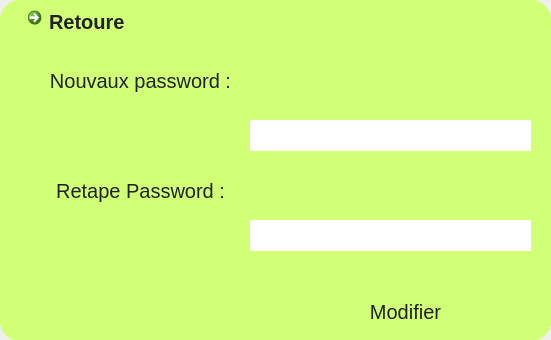
<?xml version="1.0" encoding="UTF-8"?>
<ui version="4.0">
 <class>Dialog</class>
 <widget class="QDialog" name="Dialog">
  <property name="geometry">
   <rect>
    <x>0</x>
    <y>0</y>
    <width>551</width>
    <height>340</height>
   </rect>
  </property>
  <property name="windowTitle">
   <string>Dialog</string>
  </property>
  <widget class="QStackedWidget" name="stackedWidget">
   <property name="geometry">
    <rect>
     <x>0</x>
     <y>0</y>
     <width>551</width>
     <height>341</height>
    </rect>
   </property>
   <property name="styleSheet">
    <string notr="true">
color:rgb(33, 33, 41);
font-family: 'Sans-Serif';
 font-size: 20px;    
 background-color: rgb(209, 255, 117);;
border-radius:20px;
font-color:white;


</string>
   </property>
   <property name="currentIndex">
    <number>2</number>
   </property>
   <widget class="QWidget" name="page">
    <widget class="QPushButton" name="pushButton">
     <property name="geometry">
      <rect>
       <x>354</x>
       <y>220</y>
       <width>111</width>
       <height>23</height>
      </rect>
     </property>
     <property name="text">
      <string>Connection</string>
     </property>
    </widget>
    <widget class="QPushButton" name="pushButton_32">
     <property name="geometry">
      <rect>
       <x>10</x>
       <y>40</y>
       <width>111</width>
       <height>41</height>
      </rect>
     </property>
     <property name="toolTip">
      <string>&lt;html&gt;&lt;head/&gt;&lt;body&gt;&lt;p&gt;&lt;span style=&quot; color:#d1d938;&quot;&gt;employees&lt;/span&gt;&lt;/p&gt;&lt;/body&gt;&lt;/html&gt;</string>
     </property>
     <property name="styleSheet">
      <string notr="true">QPushButton{
color:rgb(33, 33, 41);
font-family: 'Sans-Serif';
 font-size: 24px;    
 background-color: transparent;
border-radius:20px;
font-color:white;


}</string>
     </property>
     <property name="text">
      <string>CIN:</string>
     </property>
    </widget>
    <widget class="QLineEdit" name="password">
     <property name="geometry">
      <rect>
       <x>210</x>
       <y>110</y>
       <width>281</width>
       <height>31</height>
      </rect>
     </property>
     <property name="styleSheet">
      <string notr="true">QLineEdit {
    font-family: 'Sans-Serif';
    font-size: 20px;
    background-color: white;  /* Couleur de fond blanche */
    border-radius: 20px;
}
</string>
     </property>
     <property name="echoMode">
      <enum>QLineEdit::EchoMode::Normal</enum>
     </property>
    </widget>
    <widget class="QPushButton" name="pushButton_37">
     <property name="geometry">
      <rect>
       <x>20</x>
       <y>110</y>
       <width>171</width>
       <height>41</height>
      </rect>
     </property>
     <property name="toolTip">
      <string>&lt;html&gt;&lt;head/&gt;&lt;body&gt;&lt;p&gt;&lt;span style=&quot; color:#d1d938;&quot;&gt;employees&lt;/span&gt;&lt;/p&gt;&lt;/body&gt;&lt;/html&gt;</string>
     </property>
     <property name="styleSheet">
      <string notr="true">QPushButton{
color:rgb(33, 33, 41);
font-family: 'Sans-Serif';
 font-size: 24px;    
 background-color: transparent;
border-radius:20px;
font-color:white;


}</string>
     </property>
     <property name="text">
      <string>PASSWORD</string>
     </property>
    </widget>
    <widget class="QLineEdit" name="cin">
     <property name="geometry">
      <rect>
       <x>210</x>
       <y>50</y>
       <width>281</width>
       <height>31</height>
      </rect>
     </property>
     <property name="styleSheet">
      <string notr="true">QLineEdit {
    font-family: 'Sans-Serif';
    font-size: 20px;
    background-color: white;  /* Couleur de fond blanche */
    border-radius: 20px;
}
</string>
     </property>
    </widget>
    <widget class="QCommandLinkButton" name="commandLinkButton">
     <property name="geometry">
      <rect>
       <x>310</x>
       <y>150</y>
       <width>231</width>
       <height>41</height>
      </rect>
     </property>
     <property name="text">
      <string>Mot depasse oublier</string>
     </property>
    </widget>
   </widget>
   <widget class="QWidget" name="page_2">
    <widget class="QWidget" name="widget" native="true">
     <property name="geometry">
      <rect>
       <x>10</x>
       <y>50</y>
       <width>541</width>
       <height>101</height>
      </rect>
     </property>
     <property name="styleSheet">
      <string notr="true">
color:rgb(33, 33, 41);
font-family: 'Sans-Serif';
 font-size: 20px;    
 background-color: rgb(209, 255, 117);;
border-radius:20px;
font-color:white;


</string>
     </property>
     <widget class="QPushButton" name="pushButton_33">
      <property name="geometry">
       <rect>
        <x>0</x>
        <y>20</y>
        <width>111</width>
        <height>41</height>
       </rect>
      </property>
      <property name="toolTip">
       <string>&lt;html&gt;&lt;head/&gt;&lt;body&gt;&lt;p&gt;&lt;span style=&quot; color:#d1d938;&quot;&gt;employees&lt;/span&gt;&lt;/p&gt;&lt;/body&gt;&lt;/html&gt;</string>
      </property>
      <property name="styleSheet">
       <string notr="true">QPushButton{
color:rgb(33, 33, 41);
font-family: 'Sans-Serif';
 font-size: 24px;    
 background-color: transparent;
border-radius:20px;
font-color:white;


}</string>
      </property>
      <property name="text">
       <string>CIN :</string>
      </property>
     </widget>
     <widget class="QLineEdit" name="cin_2">
      <property name="geometry">
       <rect>
        <x>190</x>
        <y>20</y>
        <width>281</width>
        <height>31</height>
       </rect>
      </property>
      <property name="styleSheet">
       <string notr="true">QLineEdit {
    font-family: 'Sans-Serif';
    font-size: 20px;
    background-color: white;  /* Couleur de fond blanche */
    border-radius: 20px;
}
</string>
      </property>
     </widget>
     <widget class="QCommandLinkButton" name="commandLinkButton_2">
      <property name="geometry">
       <rect>
        <x>210</x>
        <y>50</y>
        <width>331</width>
        <height>31</height>
       </rect>
      </property>
      <property name="styleSheet">
       <string notr="true"/>
      </property>
      <property name="text">
       <string>enovyer un code de recupuration</string>
      </property>
     </widget>
    </widget>
    <widget class="QWidget" name="widget_2" native="true">
     <property name="geometry">
      <rect>
       <x>10</x>
       <y>170</y>
       <width>541</width>
       <height>141</height>
      </rect>
     </property>
     <property name="styleSheet">
      <string notr="true">
color:rgb(33, 33, 41);
font-family: 'Sans-Serif';
 font-size: 20px;    
 background-color: rgb(209, 255, 117);;
border-radius:20px;
font-color:white;


</string>
     </property>
     <widget class="QPushButton" name="pushButton_34">
      <property name="geometry">
       <rect>
        <x>10</x>
        <y>10</y>
        <width>211</width>
        <height>41</height>
       </rect>
      </property>
      <property name="toolTip">
       <string>&lt;html&gt;&lt;head/&gt;&lt;body&gt;&lt;p&gt;&lt;span style=&quot; color:#d1d938;&quot;&gt;employees&lt;/span&gt;&lt;/p&gt;&lt;/body&gt;&lt;/html&gt;</string>
      </property>
      <property name="styleSheet">
       <string notr="true">QPushButton{
color:rgb(33, 33, 41);
font-family: 'Sans-Serif';
 font-size: 24px;    
 background-color: transparent;
border-radius:20px;
font-color:white;


}</string>
      </property>
      <property name="text">
       <string>code recupuration:</string>
      </property>
     </widget>
     <widget class="QLineEdit" name="cin_3">
      <property name="geometry">
       <rect>
        <x>170</x>
        <y>60</y>
        <width>281</width>
        <height>31</height>
       </rect>
      </property>
      <property name="styleSheet">
       <string notr="true">QLineEdit {
    font-family: 'Sans-Serif';
    font-size: 20px;
    background-color: white;  /* Couleur de fond blanche */
    border-radius: 20px;
}
</string>
      </property>
      <property name="text">
       <string/>
      </property>
     </widget>
     <widget class="QCommandLinkButton" name="commandLinkButton_3">
      <property name="geometry">
       <rect>
        <x>360</x>
        <y>100</y>
        <width>131</width>
        <height>41</height>
       </rect>
      </property>
      <property name="text">
       <string>Valider</string>
      </property>
     </widget>
    </widget>
    <widget class="QCommandLinkButton" name="commandLinkButton_4">
     <property name="geometry">
      <rect>
       <x>20</x>
       <y>0</y>
       <width>185</width>
       <height>31</height>
      </rect>
     </property>
     <property name="text">
      <string>Retoure</string>
     </property>
    </widget>
   </widget>
   <widget class="QWidget" name="page_3">
    <widget class="QLineEdit" name="pass">
     <property name="geometry">
      <rect>
       <x>250</x>
       <y>120</y>
       <width>281</width>
       <height>31</height>
      </rect>
     </property>
     <property name="styleSheet">
      <string notr="true">QLineEdit {
    font-family: 'Sans-Serif';
    font-size: 20px;
    background-color: white;  /* Couleur de fond blanche */
    border-radius: 20px;
}
</string>
     </property>
     <property name="echoMode">
      <enum>QLineEdit::EchoMode::Normal</enum>
     </property>
    </widget>
    <widget class="QPushButton" name="pushButton_35">
     <property name="geometry">
      <rect>
       <x>20</x>
       <y>170</y>
       <width>241</width>
       <height>41</height>
      </rect>
     </property>
     <property name="toolTip">
      <string>&lt;html&gt;&lt;head/&gt;&lt;body&gt;&lt;p&gt;&lt;span style=&quot; color:#d1d938;&quot;&gt;employees&lt;/span&gt;&lt;/p&gt;&lt;/body&gt;&lt;/html&gt;</string>
     </property>
     <property name="styleSheet">
      <string notr="true">
color:rgb(33, 33, 41);
font-family: 'Sans-Serif';
 font-size: 20px;    
 background-color: rgb(209, 255, 117);;
border-radius:20px;
font-color:white;


</string>
     </property>
     <property name="text">
      <string>Retape Password :</string>
     </property>
    </widget>
    <widget class="QLineEdit" name="passretape">
     <property name="geometry">
      <rect>
       <x>250</x>
       <y>220</y>
       <width>281</width>
       <height>31</height>
      </rect>
     </property>
     <property name="styleSheet">
      <string notr="true">QLineEdit {

    font-family: 'Sans-Serif';
    font-size: 20px;
    background-color: white;  /* Couleur de fond blanche */
    border-radius: 20px;
}
</string>
     </property>
     <property name="echoMode">
      <enum>QLineEdit::EchoMode::Normal</enum>
     </property>
    </widget>
    <widget class="QPushButton" name="pushButton_38">
     <property name="geometry">
      <rect>
       <x>20</x>
       <y>60</y>
       <width>241</width>
       <height>41</height>
      </rect>
     </property>
     <property name="toolTip">
      <string>&lt;html&gt;&lt;head/&gt;&lt;body&gt;&lt;p&gt;&lt;span style=&quot; color:#d1d938;&quot;&gt;employees&lt;/span&gt;&lt;/p&gt;&lt;/body&gt;&lt;/html&gt;</string>
     </property>
     <property name="styleSheet">
      <string notr="true">
color:rgb(33, 33, 41);
font-family: 'Sans-Serif';
 font-size: 20px;    
 background-color: rgb(209, 255, 117);;
border-radius:20px;
font-color:white;


</string>
     </property>
     <property name="text">
      <string>Nouvaux password :</string>
     </property>
    </widget>
    <widget class="QPushButton" name="pushButton_2">
     <property name="geometry">
      <rect>
       <x>350</x>
       <y>300</y>
       <width>111</width>
       <height>23</height>
      </rect>
     </property>
     <property name="styleSheet">
      <string notr="true">QPushButton{
color:rgb(33, 33, 41);
font-family: 'Sans-Serif';
 font-size: 20px;    
 background-color: rgb(209, 255, 117);;
border-radius:20px;
font-color:white;


}</string>
     </property>
     <property name="text">
      <string>Modifier</string>
     </property>
    </widget>
    <widget class="QCommandLinkButton" name="commandLinkButton_5">
     <property name="geometry">
      <rect>
       <x>20</x>
       <y>0</y>
       <width>185</width>
       <height>31</height>
      </rect>
     </property>
     <property name="text">
      <string>Retoure</string>
     </property>
    </widget>
   </widget>
  </widget>
 </widget>
 <resources/>
 <connections/>
</ui>
